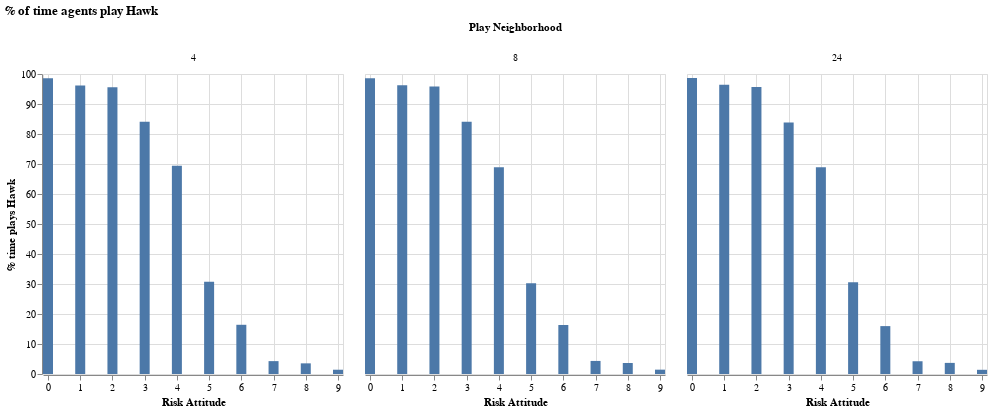

The notebook cell this image was saved under:
### Markdown cell above
### Percent of time playing Hawk by play neighborhood

### Code cell
hawk_by_playnhood_riskattitude = agent_df_params.groupby(["play_neighborhood", "risk_attitude"], as_index=False)["played_hawk"].agg(["count", "sum"])

# use aggregate values to calculate % of time agents by risk attitude played hawk based on the count and sum
hawk_by_playnhood_riskattitude["pct_play_hawk"] = hawk_by_playnhood_riskattitude.apply(lambda x: (x["sum"] / x["count"]) * 100, axis=1)

alt.Chart(hawk_by_playnhood_riskattitude).mark_bar(width=10).encode(
    x=alt.X("risk_attitude", title="Risk Attitude").scale(domain=[0, 9]),                                                          
    y=alt.Y("pct_play_hawk", title="% time plays Hawk")
).facet(column=alt.Column("play_neighborhood", title="Play Neighborhood")).properties(title="% of time agents play Hawk")

### Figure 1 — Vega specification as saved in the notebook (floating-point values rounded to 4 significant figures)
{"$schema": "https://vega.github.io/schema/vega/v5.json", "data": [{"name": "source_0", "values": [{"play_neighborhood": 4, "risk_attitude": 0, "count": 778904, "sum": 767841, "pct_play_hawk": 98.58, "pct_play_hawk_end": 98.58, "pct_play_hawk_start": 0.0}, {"play_neighborhood": 4, "risk_attitude": 1, "count": 778086, "sum": 748005, "pct_play_hawk": 96.13, "pct_play_hawk_end": 96.13, "pct_play_hawk_start": 0.0}, {"play_neighborhood": 4, "risk_attitude": 2, "count": 787544, "sum": 752989, "pct_play_hawk": 95.61, "pct_play_hawk_end": 95.61, "pct_play_hawk_start": 0.0}, {"play_neighborhood": 4, "risk_attitude": 3, "count": 790051, "sum": 664296, "pct_play_hawk": 84.08, "pct_play_hawk_end": 84.08, "pct_play_hawk_start": 0.0}, {"play_neighborhood": 4, "risk_attitude": 4, "count": 798937, "sum": 554897, "pct_play_hawk": 69.45, "pct_play_hawk_end": 69.45, "pct_play_hawk_start": 0.0}, {"play_neighborhood": 4, "risk_attitude": 5, "count": 802488, "sum": 247050, "pct_play_hawk": 30.79, "pct_play_hawk_end": 30.79, "pct_play_hawk_start": 0.0}, {"play_neighborhood": 4, "risk_attitude": 6, "count": 780447, "sum": 128029, "pct_play_hawk": 16.4, "pct_play_hawk_end": 16.4, "pct_play_hawk_start": 0.0}, {"play_neighborhood": 4, "risk_attitude": 7, "count": 786028, "sum": 33737, "pct_play_hawk": 4.292, "pct_play_hawk_end": 4.292, "pct_play_hawk_start": 0.0}, {"play_neighborhood": 4, "risk_attitude": 8, "count": 782644, "sum": 27780, "pct_play_hawk": 3.55, "pct_play_hawk_end": 3.55, "pct_play_hawk_start": 0.0}, {"play_neighborhood": 4, "risk_attitude": 9, "count": 784846, "sum": 11189, "pct_play_hawk": 1.426, "pct_play_hawk_end": 1.426, "pct_play_hawk_start": 0.0}, {"play_neighborhood": 8, "risk_attitude": 0, "count": 779641, "sum": 768367, "pct_play_hawk": 98.55, "pct_play_hawk_end": 98.55, "pct_play_hawk_start": 0.0}, {"play_neighborhood": 8, "risk_attitude": 1, "count": 776028, "sum": 746807, "pct_play_hawk": 96.23, "pct_play_hawk_end": 96.23, "pct_play_hawk_start": 0.0}, {"play_neighborhood": 8, "risk_attitude": 2, "count": 780332, "sum": 747921, "pct_play_hawk": 95.85, "pct_play_hawk_end": 95.85, "pct_play_hawk_start": 0.0}, {"play_neighborhood": 8, "risk_attitude": 3, "count": 785083, "sum": 660061, "pct_play_hawk": 84.08, "pct_play_hawk_end": 84.08, "pct_play_hawk_start": 0.0}, {"play_neighborhood": 8, "risk_attitude": 4, "count": 785245, "sum": 541130, "pct_play_hawk": 68.91, "pct_play_hawk_end": 68.91, "pct_play_hawk_start": 0.0}, {"play_neighborhood": 8, "risk_attitude": 5, "count": 792090, "sum": 239725, "pct_play_hawk": 30.26, "pct_play_hawk_end": 30.26, "pct_play_hawk_start": 0.0}, {"play_neighborhood": 8, "risk_attitude": 6, "count": 788214, "sum": 128685, "pct_play_hawk": 16.33, "pct_play_hawk_end": 16.33, "pct_play_hawk_start": 0.0}, {"play_neighborhood": 8, "risk_attitude": 7, "count": 782841, "sum": 34096, "pct_play_hawk": 4.355, "pct_play_hawk_end": 4.355, "pct_play_hawk_start": 0.0}, {"play_neighborhood": 8, "risk_attitude": 8, "count": 778633, "sum": 28486, "pct_play_hawk": 3.658, "pct_play_hawk_end": 3.658, "pct_play_hawk_start": 0.0}, {"play_neighborhood": 8, "risk_attitude": 9, "count": 775268, "sum": 11228, "pct_play_hawk": 1.448, "pct_play_hawk_end": 1.448, "pct_play_hawk_start": 0.0}, {"play_neighborhood": 24, "risk_attitude": 0, "count": 806557, "sum": 795475, "pct_play_hawk": 98.63, "pct_play_hawk_end": 98.63, "pct_play_hawk_start": 0.0}, {"play_neighborhood": 24, "risk_attitude": 1, "count": 804834, "sum": 776117, "pct_play_hawk": 96.43, "pct_play_hawk_end": 96.43, "pct_play_hawk_start": 0.0}, {"play_neighborhood": 24, "risk_attitude": 2, "count": 818819, "sum": 783330, "pct_play_hawk": 95.67, "pct_play_hawk_end": 95.67, "pct_play_hawk_start": 0.0}, {"play_neighborhood": 24, "risk_attitude": 3, "count": 810883, "sum": 679750, "pct_play_hawk": 83.83, "pct_play_hawk_end": 83.83, "pct_play_hawk_start": 0.0}, {"play_neighborhood": 24, "risk_attitude": 4, "count": 814382, "sum": 561099, "pct_play_hawk": 68.9, "pct_play_hawk_end": 68.9, "pct_play_hawk_start": 0.0}, {"play_neighborhood": 24, "risk_attitude": 5, "count": 808697, "sum": 247201, "pct_play_hawk": 30.57, "pct_play_hawk_end": 30.57, "pct_play_hawk_start": 0.0}, {"play_neighborhood": 24, "risk_attitude": 6, "count": 805155, "sum": 128532, "pct_play_hawk": 15.96, "pct_play_hawk_end": 15.96, "pct_play_hawk_start": 0.0}, {"play_neighborhood": 24, "risk_attitude": 7, "count": 807815, "sum": 34329, "pct_play_hawk": 4.25, "pct_play_hawk_end": 4.25, "pct_play_hawk_start": 0.0}, {"play_neighborhood": 24, "risk_attitude": 8, "count": 802152, "sum": 29723, "pct_play_hawk": 3.705, "pct_play_hawk_end": 3.705, "pct_play_hawk_start": 0.0}, {"play_neighborhood": 24, "risk_attitude": 9, "count": 795281, "sum": 11103, "pct_play_hawk": 1.396, "pct_play_hawk_end": 1.396, "pct_play_hawk_start": 0.0}]}, {"name": "column_domain", "values": [{"play_neighborhood": 4, "count": 10}, {"play_neighborhood": 8, "count": 10}, {"play_neighborhood": 24, "count": 10}]}], "signals": [{"name": "child_width", "value": 300}, {"name": "child_height", "value": 300}], "marks": [{"type": "group", "name": "column-title", "title": {"text": "Play Neighborhood", "style": "guide-title", "offset": 10}, "role": "column-title"}, {"type": "group", "name": "row_header", "encode": {"update": {"height": {"signal": "child_height"}}}, "axes": [{"scale": "y", "labelOverlap": true, "zindex": 0, "grid": false, "tickCount": {"signal": "ceil(child_height/40)"}, "title": "% time plays Hawk", "orient": "left"}], "role": "row-header"}, {"type": "group", "name": "column_header", "from": {"data": "column_domain"}, "sort": {"field": "datum[\"play_neighborhood\"]", "order": "ascending"}, "encode": {"update": {"width": {"signal": "child_width"}}}, "title": {"text": {"signal": "format(parent[\"play_neighborhood\"], \"\")"}, "style": "guide-label", "frame": "group", "offset": 10}, "role": "column-header"}, {"type": "group", "name": "column_footer", "from": {"data": "column_domain"}, "sort": {"field": "datum[\"play_neighborhood\"]", "order": "ascending"}, "encode": {"update": {"width": {"signal": "child_width"}}}, "axes": [{"scale": "x", "labelFlush": true, "title": "Risk Attitude", "grid": false, "tickCount": {"signal": "ceil(child_width/40)"}, "labelOverlap": true, "zindex": 0, "orient": "bottom"}], "role": "column-footer"}, {"type": "group", "name": "cell", "from": {"facet": {"data": "source_0", "name": "facet", "groupby": ["play_neighborhood"]}}, "sort": {"field": ["datum[\"play_neighborhood\"]"], "order": ["ascending"]}, "encode": {"update": {"width": {"signal": "child_width"}, "height": {"signal": "child_height"}}}, "marks": [{"type": "rect", "name": "child_marks", "from": {"data": "facet"}, "encode": {"update": {"y2": {"field": "pct_play_hawk_start", "scale": "y"}, "xc": {"field": "risk_attitude", "scale": "x"}, "y": {"field": "pct_play_hawk_end", "scale": "y"}, "width": {"value": 10}, "fill": {"value": "#4c78a8"}}}, "style": ["bar"]}], "axes": [{"scale": "x", "maxExtent": 0, "gridScale": "y", "zindex": 0, "aria": false, "minExtent": 0, "domain": false, "labels": false, "orient": "bottom", "grid": true, "ticks": false, "tickCount": {"signal": "ceil(child_width/40)"}}, {"scale": "y", "orient": "left", "gridScale": "x", "aria": false, "maxExtent": 0, "minExtent": 0, "zindex": 0, "tickCount": {"signal": "ceil(child_height/40)"}, "ticks": false, "labels": false, "domain": false, "grid": true}], "style": "cell"}], "scales": [{"name": "x", "type": "linear", "domain": [0, 9], "range": [0, {"signal": "child_width"}], "padding": 5, "zero": true}, {"name": "y", "type": "linear", "domain": {"data": "source_0", "fields": ["pct_play_hawk_start", "pct_play_hawk_end"]}, "range": [{"signal": "child_height"}, 0], "zero": true, "nice": true}], "title": {"text": "% of time agents play Hawk", "anchor": "start"}, "layout": {"padding": 20, "offset": {"columnTitle": 10}, "columns": {"signal": "length(data('column_domain'))"}, "bounds": "full", "align": "all"}, "background": "white", "padding": 5}
